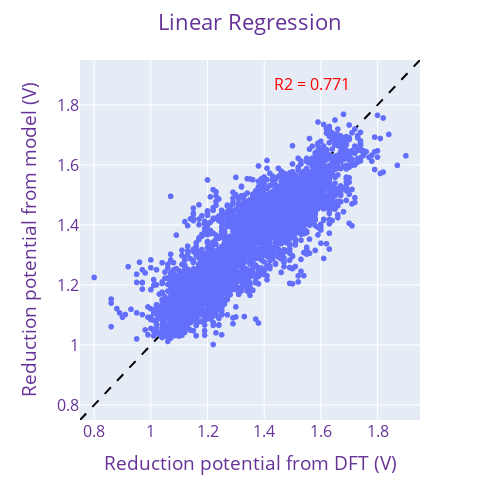

The cell this chart's notebook holds for it:
### Markdown cell above
## Linear Regression model trained over the entire dataset

### Code cell
# This cell trains the entire dataset using Linear Regression.

lr = LinearRegression()
lr.fit(features,target)
ypred=lr.predict(features)
r2=np.round(r2_score(target,ypred),3)
pot_min=target.min()-0.05
pot_max=target.max()+0.05
fig=px.scatter(x=target,y=ypred,
           range_x=[pot_min,pot_max],
           range_y=[pot_min,pot_max],
              width=500, height=500)
fig.add_scatter(x=np.linspace(pot_min,pot_max,1000),
                y=np.linspace(pot_min,pot_max,1000),line_color='black',showlegend=False,line_dash='dash')
fig.update_xaxes(tickvals=np.linspace(0.8,2,7),title='Reduction potential from DFT (V)')
fig.update_yaxes(tickvals=np.linspace(0.8,2,7),title='Reduction potential from model (V)')
fig.update_layout(
    title="Linear Regression",
    xaxis_title="Reduction potential from DFT (V)",
    yaxis_title="Reduction potential from model (V)",
    legend_title="Legend Title",
    font=dict(
        size=16,
        color="RebeccaPurple"
    )
)
fig.update_layout(title='Linear Regression', title_x=0.5)
fig.add_annotation(
       
        text='R2 = '+str(r2),

        font=dict(
            size=16,
            color='red'
            ),
        showarrow=False,
         xref="paper", yref="paper",
        x=0.8, y=0.97
        
        )

fig.show()

### Figure 1 — Plotly figure (JSON) as saved in the notebook; plotly's stock layout.template omitted (floating-point values rounded to 4 significant figures; data arrays with more than 128 entries replaced by an {"elided": "..."} marker saying what was removed)
{"data": [{"hovertemplate": "x=%{x}<br>y=%{y}<extra></extra>", "legendgroup": "", "marker": {"color": "#636efa", "symbol": "circle"}, "mode": "markers", "name": "", "showlegend": false, "type": "scattergl", "x": {"elided": "4353 float values"}, "xaxis": "x", "y": {"elided": "4353 float values"}, "yaxis": "y"}, {"line": {"color": "black", "dash": "dash"}, "showlegend": false, "type": "scatter", "x": {"elided": "1000 float values"}, "y": {"elided": "1000 float values"}}], "layout": {"annotations": [{"font": {"color": "red", "size": 16}, "showarrow": false, "text": "R2 = 0.771", "x": 0.8, "xref": "paper", "y": 0.97, "yref": "paper"}], "font": {"color": "RebeccaPurple", "size": 16}, "height": 500, "legend": {"title": {"text": "Legend Title"}, "tracegroupgap": 0}, "margin": {"t": 60}, "title": {"text": "Linear Regression", "x": 0.5}, "width": 500, "xaxis": {"anchor": "y", "domain": [0, 1], "range": [0.75, 1.95], "tickvals": [0.8, 1, 1.2, 1.4, 1.6, 1.8, 2], "title": {"text": "Reduction potential from DFT (V)"}}, "yaxis": {"anchor": "x", "domain": [0, 1], "range": [0.75, 1.95], "tickvals": [0.8, 1, 1.2, 1.4, 1.6, 1.8, 2], "title": {"text": "Reduction potential from model (V)"}}}}
